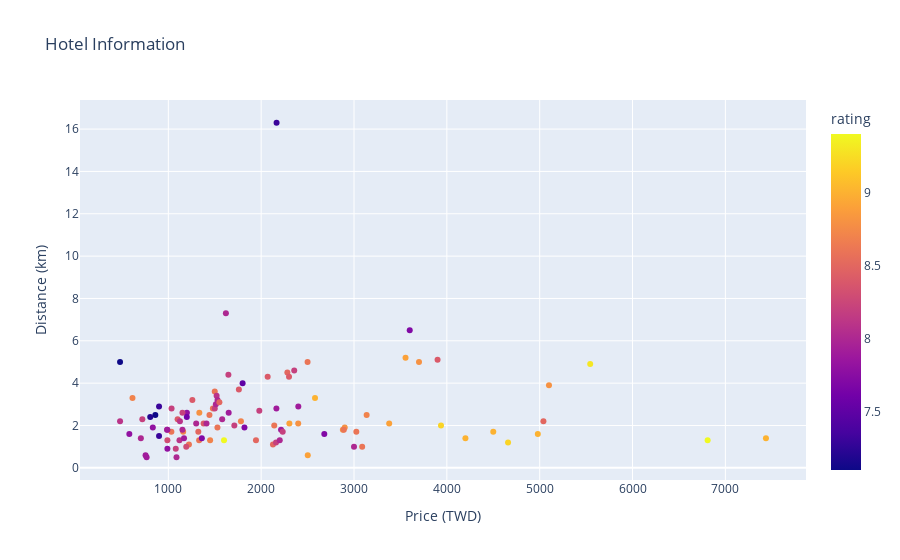

Here is the notebook cell this chart was saved with:
### Code cell
graph1 = px.scatter(
    data_frame=result_df,
    x='price',
    y='distance',
    color='rating',
    hover_name='name',
    hover_data=['price', 'rating'],
    title="Hotel Information",
    labels={"price": "Price (TWD)","distance": "Distance (km)"}
)
graph1.show()

### Figure 1 — Plotly figure (JSON) as saved in the notebook; plotly's stock layout.template omitted (floating-point values rounded to 4 significant figures)
{"data": [{"customdata": [[8.4], [8.4], [8.8], [8.2], [8.2], [8.8], [8.3], [8.2], [7.1], [8.6], [8.8], [8.9], [9.3], [8.7], [8.2], [8.8], [7.8], [9], [8.6], [7.8], [8.4], [8.7], [7.8], [7.1], [8.4], [8.6], [8], [8.9], [8.6], [8], [8.6], [8.5], [8.2], [8.6], [7.7], [8.6], [8], [8.6], [8.1], [8], [8], [8.5], [9], [8.1], [8.6], [8], [7.9], [8.5], [8.9], [7.7], [8.2], [8], [8.8], [9.2], [8.2], [9], [9.4], [9.2], [8.9], [9], [9], [7.8], [8.6], [8.1], [8], [8.7], [8.3], [7.6], [7.9], [7.9], [8.6], [8.8], [8.5], [8.4], [8.5], [7.9], [8.2], [8.4], [7.3], [8.7], [7.2], [8], [8.6], [7.7], [8], [8.5], [7.3], [7.3], [8.1], [8], [8.4], [8.2], [9.4], [8.2], [7.9], [7.9], [7.9], [7.5], [8.7], [7.9], [8], [7.7], [8.2]], "hovertemplate": "<b>%{hovertext}</b><br><br>Price (TWD)=%{x}<br>Distance (km)=%{y}<br>rating=%{marker.color}<extra></extra>", "hovertext": ["夏優旅居-駁二館", "西子灣大飯店", "Kaohsiung Marriott Hotel 高雄萬豪酒店", "天藝商旅", "好地方飯店六合館", "福容徠旅 高雄", "好地方大飯店三多館", "WO Hotel", "奇異果快捷旅店-高雄車站店", "宮賞藝術大飯店", "帕可麗酒店 PARK LEES HOTEL", "巨蛋旅店", "水京棧國際酒店", "樂逸文旅-六合夜市棒球館", "家和商旅", "捷絲旅高雄站前館", "中央商務大飯店", "高雄洲際酒店", "高雄行旅", "御宿國際商旅-後驛館", "御宿行旅 - 雄中館", "帕鉑舍旅", "南海商務大飯店", "龍翔商務大飯店", "康橋商旅五甲館", "理歐111/鹽埕駁二館", "盛薈飯店", "康橋商旅-高雄站前館", "Uno青年旅舍", "富驛商旅高雄中華路館", "旅居文旅 高雄亞灣館", "旅聚居青年旅舍", "御宿國際商旅- 博愛館", "星行旅", "蓮潭國際會館", "和逸飯店．高雄中山館", "高雄商旅", "棧貳沐居", "德立莊 - 高雄博愛館", "三多旅店", "七桃公寓", "大港小住", "康橋商旅-覺民館", "旅居文旅高雄七賢館", "樂芙優旅精品旅館", "御宿國際商旅-站前館", "塔木德酒店 Classic 高雄愛河館", "康橋商旅- 漢神館", "康橋商旅-三多商圈館", "巴黎商務酒店", "承攜行旅學產文教會館高雄美術館", "河堤國際商旅", "秝芯旅店駁二館", "JÒHŌ HOTEL Kaohsiung", "麗馨商旅七賢館", "住飯店", "晶英國際行館", "比歐緻居", "康橋商旅-七賢館", "喜達絲飯店", "漢來大飯店", "虎屋自助民宿", "西悠巢旅-高雄車站館", "旅行家商旅", "鮪魚家族飯店高雄館(黑鮪魚)", "頭等艙高雄站前館", "艾探吉 AI TAN JI", "奇異果快捷旅店（高雄九如店）", "京城大飯店", "高雄信宗大飯店", "康橋商旅-中山八德馆", "康橋商旅- 光榮碼頭", "捷絲旅高雄中正館", "皇家金宸大飯店", "碧港良居商旅-The Harbour", "歐遊國際連鎖精品旅館-高雄館", "華園大飯店草衙館", "高雄圓山大飯店", "歌德商旅", "紙飛機高雄青年旅館", "固興大飯店", "高雄文賓大飯店 - 駁二館", "樂逸旅居", "三華大飯店", "高雄漢王洲際飯店", "237旅店", "香堤時尚旅館", "空中城都會商旅", "八五亞太旅店 (亞太投資大樓)", "高雄靉嗨文旅", "皇家金宸大飯店", "承億文旅小承輕旅", "秧秧微旅 Jezreel Inn", "歐閣精品汽車旅館-高雄館", "高雄靉嗨三多行旅", "新崛江商旅", "R10 環保文旅", "舶刻青旅", "繽紛樂旅店", "高雄統茂大飯店", "陽光大飯店", "九福大飯店", "背包41青年旅館-高雄館"], "legendgroup": "", "marker": {"color": [8.4, 8.4, 8.8, 8.2, 8.2, 8.8, 8.3, 8.2, 7.1, 8.6, 8.8, 8.9, 9.3, 8.7, 8.2, 8.8, 7.8, 9, 8.6, 7.8, 8.4, 8.7, 7.8, 7.1, 8.4, 8.6, 8, 8.9, 8.6, 8, 8.6, 8.5, 8.2, 8.6, 7.7, 8.6, 8, 8.6, 8.1, 8, 8, 8.5, 9, 8.1, 8.6, 8, 7.9, 8.5, 8.9, 7.7, 8.2, 8, 8.8, 9.2, 8.2, 9, 9.4, 9.2, 8.9, 9, 9, 7.8, 8.6, 8.1, 8, 8.7, 8.3, 7.6, 7.9, 7.9, 8.6, 8.8, 8.5, 8.4, 8.5, 7.9, 8.2, 8.4, 7.3, 8.7, 7.2, 8, 8.6, 7.7, 8, 8.5, 7.3, 7.3, 8.1, 8, 8.4, 8.2, 9.4, 8.2, 7.9, 7.9, 7.9, 7.5, 8.7, 7.9, 8, 7.7, 8.2], "coloraxis": "coloraxis", "symbol": "circle"}, "mode": "markers", "name": "", "orientation": "v", "showlegend": false, "type": "scatter", "x": [1259, 1380, 5100, 1711, 720, 2399, 990, 1980, 860, 3025, 3700, 3555, 5544, 1160, 1035, 2900, 580, 7437, 1529, 1200, 1100, 3136, 833, 480, 1760, 1480, 1580, 2304, 1222, 1152, 1332, 1323, 1500, 1033, 3600, 3088, 3000, 1500, 1520, 1088, 704, 2127, 2580, 480, 2500, 1300, 2214, 1944, 2502, 2680, 1647, 1620, 1334, 3937, 1152, 4200, 6809, 4659, 3379, 4500, 4980, 990, 1443, 1125, 1411, 1782, 1193, 1199, 1650, 2400, 2141, 2880, 5040, 2070, 2282, 2164, 2356, 3900, 900, 614, 805, 1512, 2890, 1361, 1530, 1550, 2166, 900, 1120, 986, 2300, 2232, 1600, 2160, 766, 755, 990, 1800, 1450, 1169, 2200, 1820, 1080], "xaxis": "x", "y": [3.2, 2.1, 3.9, 2, 2.3, 2.1, 1.3, 2.7, 2.5, 1.7, 5, 5.2, 4.9, 1.7, 2.8, 1.9, 1.6, 1.4, 1.9, 2.6, 2.3, 2.5, 1.9, 5, 3.7, 2.8, 2.3, 2.1, 1.1, 1.8, 1.3, 1.7, 2.8, 1.7, 6.5, 1, 1, 3.6, 3.4, 0.5, 1.4, 1.1, 3.3, 2.2, 5, 2.1, 1.8, 1.3, 0.6, 1.6, 4.4, 7.3, 2.6, 2, 2.6, 1.4, 1.3, 1.2, 2.1, 1.7, 1.6, 0.9, 2.5, 2.2, 2.1, 2.2, 1, 2.4, 2.6, 2.9, 2, 1.8, 2.2, 4.3, 4.5, 2.8, 4.6, 5.1, 2.9, 3.3, 2.4, 3, 1.8, 1.4, 3.2, 3.1, 16.3, 1.5, 1.3, 1.8, 4.3, 1.7, 1.3, 1.2, 0.5, 0.6, 1.8, 4, 1.3, 1.4, 1.3, 1.9, 0.9], "yaxis": "y"}], "layout": {"coloraxis": {"colorbar": {"title": {"text": "rating"}}, "colorscale": [[0, "#0d0887"], [0.1111, "#46039f"], [0.2222, "#7201a8"], [0.3333, "#9c179e"], [0.4444, "#bd3786"], [0.5556, "#d8576b"], [0.6667, "#ed7953"], [0.7778, "#fb9f3a"], [0.8889, "#fdca26"], [1, "#f0f921"]]}, "legend": {"tracegroupgap": 0}, "title": {"text": "Hotel Information"}, "xaxis": {"anchor": "y", "domain": [0, 1], "title": {"text": "Price (TWD)"}}, "yaxis": {"anchor": "x", "domain": [0, 1], "title": {"text": "Distance (km)"}}}}
